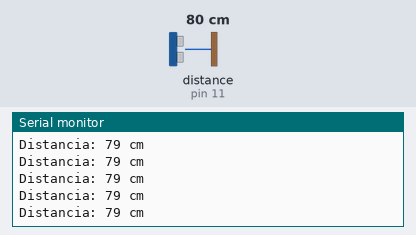
Bench run of a sketch on a simulated Arduino Uno, built with avr-gcc and run on an emulated ATmega328P. Parts: the last lines printed to the serial monitor. Wiring (inferred from the names in the program): ultrasonic range finder: trigger pin 12; echo pin 11. The inputs (shaded band) are chosen by the test bench; at power-on: distance to the obstacle (sensor on pin 11) 80 cm. The echo pulse lasts 58.3 µs per cm.

Above: at 1.2 s.
1.3 s: distance to the obstacle (sensor on pin 11) set to 2 cm
At 1.38 s:
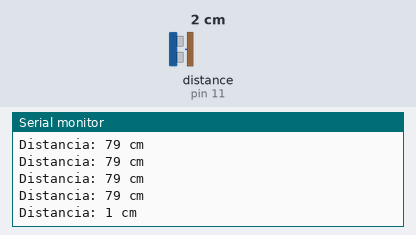
4.3 s: distance to the obstacle (sensor on pin 11) set to 4 cm
At 4.3 s:
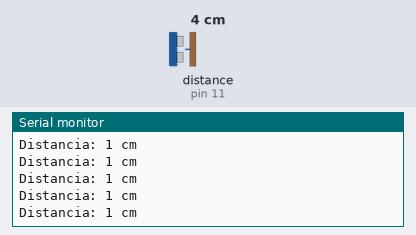
5.8 s: distance to the obstacle (sensor on pin 11) set to 35 cm
At 5.81 s:
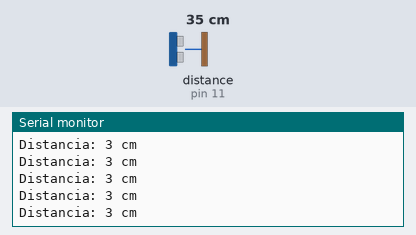
Timing chart, 0 to 8.8 s (numbered marks = the images above; inputs shaded):
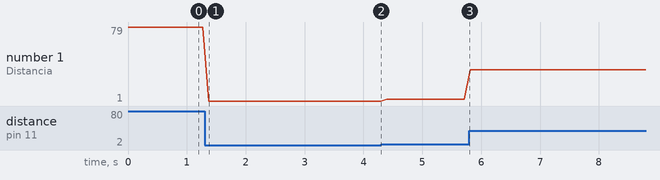

Measured:
- after the input at 1.3 s, the serial monitor: prints a new line after 0.07 s (image 1)
- plotted number 1: 79 → 1 after the input at 1.3 s, 1 → 3 after the input at 4.3 s, 3 → 34 after the input at 5.8 s

The sketch:

L1_Metro_Digital.ino
```cpp
/*
 * INSANI ROBOTICS - FUNDAMENTOS F7
 * Lección 1: Medidor de Distancia (Metro Digital)
 * ------------------------------------------------
 * Objetivo: Leer el sensor HC-SR04 y mostrar centímetros en el Monitor Serial.
 */

const int PIN_TRIG = 12;
const int PIN_ECHO = 11;

void setup() {
  // Iniciamos comunicación con el PC
  Serial.begin(9600);

  // Configuración de pines
  pinMode(PIN_TRIG, OUTPUT); // El que grita
  pinMode(PIN_ECHO, INPUT);  // El que escucha
}

void loop() {
  // PASO 1: Generar el pulso ultrasónico (Grito)
  // Primero aseguramos que esté apagado
  digitalWrite(PIN_TRIG, LOW);
  delayMicroseconds(2);

  // Enviamos un pulso de 10 microsegundos
  digitalWrite(PIN_TRIG, HIGH);
  delayMicroseconds(10);
  digitalWrite(PIN_TRIG, LOW);

  // PASO 2: Leer el tiempo de rebote (Eco)
  // pulseIn espera a que el pin ECHO se ponga en HIGH y cuenta el tiempo
  long duracion = pulseIn(PIN_ECHO, HIGH);

  // PASO 3: Convertir tiempo a distancia
  // Velocidad del sonido en el aire = 343 m/s = 0.0343 cm/µs
  // Dividimos por 2 porque el tiempo es de ida y vuelta
  int distancia = duracion * 0.0343 / 2;

  // PASO 4: Mostrar en pantalla
  Serial.print("Distancia: ");
  Serial.print(distancia);
  Serial.println(" cm");

  // Esperamos un poco antes de la siguiente medición
  delay(100);
}
```
